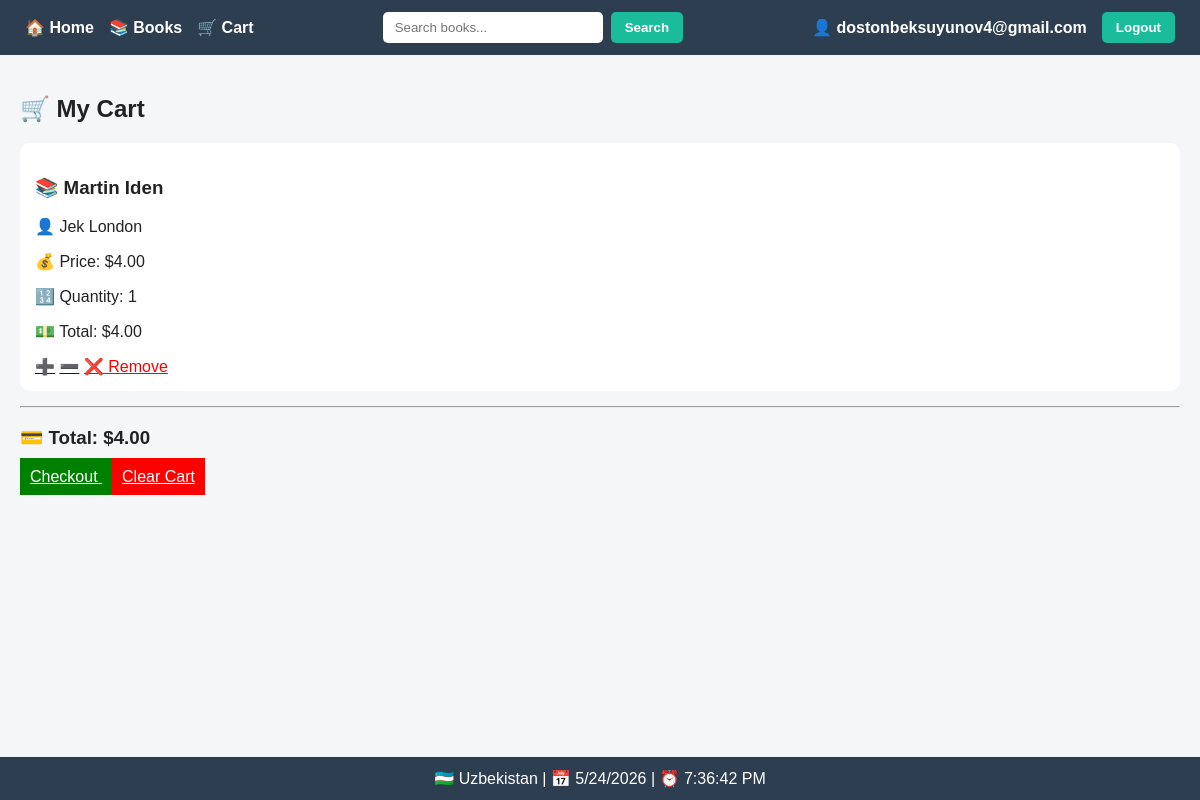
The app's page /books/cart/ (signed in) with its own data.
### books/models.py (models this page shows, shortened)
class CartItem(models.Model):
    cart = models.ForeignKey(
        Cart,
        on_delete=models.CASCADE,
        related_name='items'
    )
    book = models.ForeignKey(
        Book,
        on_delete=models.CASCADE
    )
    quantity = models.PositiveIntegerField(default=1)

class Book(models.Model):
    title = models.CharField(max_length=255)
    author = models.CharField(max_length=255)
    image = models.ImageField(
        upload_to='books/',
        null=True,
        blank=True
    )
    price = models.DecimalField(
        max_digits=10,
        decimal_places=2
    )
    description = models.TextField(
        blank=True,
        null=True
    )
    is_deleted = models.BooleanField(default=False)

### books/views.py (the view)
@login_required
def cart_view(request):
    cart = get_cart(request.user)
    items = cart.items.select_related('book')
    total = sum(i.book.price * i.quantity for i in items)
    return render(request, 'books/cart.html', {
        'items': items,
        'total': total
    })

### books/views.py (called while the page is built)
def get_cart(user):
    if not user.is_authenticated:
        return None
    cart, _ = Cart.objects.get_or_create(user=user)
    return cart

### books/templates/books/cart.html
{% extends 'base.html' %}
{% block content %}
<h2>🛒 My Cart</h2>
{% if items %}
    {% for item in items %}
        <div style="background:white;padding:15px;margin-bottom:15px;border-radius:10px;">
            <h3>📚 {{ item.book.title }}</h3>
            <p>👤 {{ item.book.author }}</p>
            <p>💰 Price: ${{ item.book.price }}</p>
            <p>🔢 Quantity: {{ item.quantity }}</p>
            <p>💵 Total: ${{ item.book.price|floatformat:2 }}</p>
            <a href="{% url 'increase_item' item.id %}">➕</a>
            <a href="{% url 'decrease_item' item.id %}">➖</a>
            <a href="{% url 'remove_from_cart' item.id %}" style="color:red;">
                ❌ Remove
            </a>
        </div>
    {% endfor %}
    <hr>
    <h3>💳 Total: ${{ total }}</h3>
    <a href="{% url 'checkout' %}" style="background:green;color:white;padding:10px;">
        Checkout
    </a>
    <a href="{% url 'clear_cart' %}" style="background:red;color:white;padding:10px;">
        Clear Cart
    </a>
{% else %}
    <p>🛒 Cart empty</p>
{% endif %}
{% endblock %}

### templates/base.html (shortened to what this page needs)
<!DOCTYPE html>
<html lang="en">
<head>
</head>
<body>
<div class="navbar">
    <div class="left">
        <a href="{% url 'home' %}">
            🏠 Home
        </a>
        <a href="{% url 'book_list' %}">
            📚 Books
        </a>
        <a href="{% url 'cart_view' %}">
            🛒 Cart
        </a>
    </div>
    <div class="search">
        <form method="get"
              action="{% url 'book_list' %}">
            <input type="text"
                   name="q"
                   placeholder="Search books...">
            <button class="btn">
                Search
            </button>
        </form>
    </div>
    <div class="right">
        {% if user.is_authenticated %}
            <span class="username">
                👤 {{ user.username }}
            </span>
            <form method="post"
                  action="{% url 'logout' %}">
                <button class="btn">
                    Logout
                </button>
            </form>
        {% endif %}
    </div>
</div>
<div class="content">
    {% block content %}
    {% endblock %}
</div>
<div class="footer">
    🇺🇿 Uzbekistan |
    📅 <span id="date"></span> |
    ⏰ <span id="time"></span>
</div>
</body>
</html>

### templates/base.html (style rules this page uses)
* { box-sizing:border-box; }
body { margin: 0; font-family: Arial, sans-serif; background: #f4f6f8; color: #222; display: flex; flex-direction: column; min-height: 100vh; }
.navbar { display: flex; justify-content: space-between; align-items: center; padding: 12px 25px; background: #2c3e50; flex-wrap: wrap; }
.left, .right { display: flex; align-items: center; gap: 15px; }
.navbar a { color: white; text-decoration: none; font-weight: bold; transition: .3s; }
.search form { display:flex; gap:8px; }
.search input { padding: 8px 12px; border-radius: 5px; border: none; outline: none; width: 220px; }
.btn { padding: 8px 14px; background: #1abc9c; border-radius: 5px; border: none; cursor: pointer; color: white; font-weight:bold; transition:.3s; }
.username { color: white; font-weight: bold; }
.content { flex: 1; padding: 20px; }
.footer { background: #2c3e50; color: white; text-align: center; padding: 12px; margin-top: auto; }

### records on screen
CartItem: book "Martin Iden", book.author "Jek London", book.price "4.00", quantity "1"

### other values on screen
{{ user.username }} "dostonbeksuyunov4@gmail.com"
{{ total }} "4.00"
